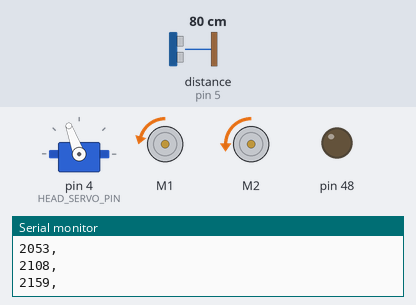
A sketch run on a simulated Arduino Leonardo, built for the host (arithmetic inside an expression is 32-bit, double 64-bit). On the bench: servo, 2 × DC motor (green arrow = forward, orange = backward, longer = faster), output pins drawn as LEDs (lit = HIGH), the last lines printed to the serial monitor. Wiring (inferred from the names in the program): ultrasonic range finder: trigger pin 11; echo pin 5. The test bench sets the inputs (shaded band); at power-on: distance to the obstacle (sensor on pin 5) 80 cm. The echo pulse lasts 58.3 µs per cm; pins used as bus, display or sensor lines are not drawn.

Above: at 2.2 s.
2.3 s: distance to the obstacle (sensor on pin 5) set to 2 cm
5.3 s: distance to the obstacle (sensor on pin 5) set to 120 cm
At 6.46 s:
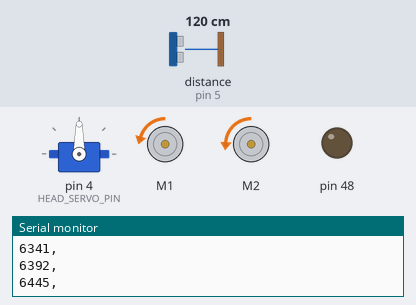
8.3 s: distance to the obstacle (sensor on pin 5) set to 4 cm
At 8.74 s:
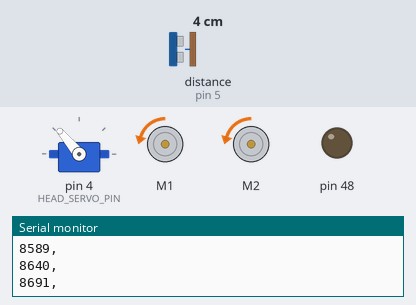
11.3 s: distance to the obstacle (sensor on pin 5) set to 250 cm
At 22.2 s:
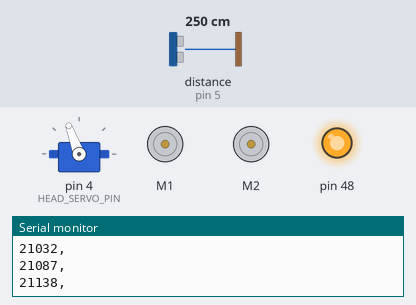
Timing chart, 0 to 22.6 s (numbered marks = the images above; inputs shaded):
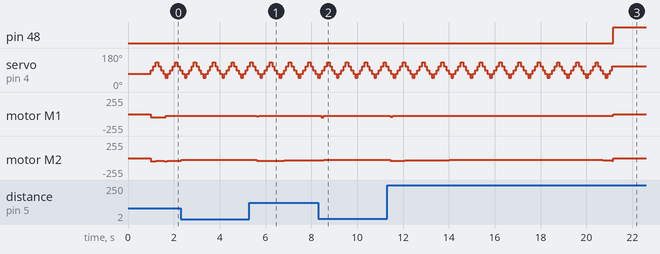

Measured:
- after the input at 5.3 s, motor M1: backward 25/255 → backward 36/255 after 0.32 s, → backward 25/255 0.09 s later; motor M2: backward 25/255 → backward 43/255 after 0.32 s, → backward 42/255 0.20 s later, → backward 41/255 0.24 s later, → backward 40/255 0.11 s later, … (11 changes in this stretch)
- after the input at 8.3 s, motor M1: backward 25/255 → backward 47/255 after 0.14 s, → backward 25/255 0.06 s later
- after the input at 11.3 s, pin 48: LOW → HIGH after 9.9 s; motor M1: backward 25/255 → backward 43/255 after 0.13 s, → backward 25/255 0.11 s later, → stopped 9.6 s later; motor M2: backward 25/255 → backward 40/255 after 0.13 s, → backward 39/255 0.35 s later, → backward 38/255 0.15 s later, → backward 33/255 0.14 s later, … (20 changes in this stretch)
- by itself, servo on pin 4 (HEAD_SERVO_PIN): repeats every 0.84 s: 70° 0.11 s, 50° 0.11 s, 70° 0.11 s, 90° 0.10 s, 110° 0.10 s, 130° 0.11 s, 110° 0.11 s, 90° 0.11 s, until it stays 110° from 21.1 s

The sketch:

pololu-seek-and-avoid.ino
```cpp
/**
 * Name: pololu_seek_and_avoid.ino
 * Created: 5/9/2022 12:36:13 AM
 * Authors: Thomas Diaz-Piedra, Scott Scherzer, Christopher Fioti
 *
 * All distance calculations done in CM.
 * All timer data will be in milliseconds
 * Time and delay for ulatrasonic sending and receiving pings will be MICROSECONDS. See Docs
 * Any reference to headServo will be for the sweeping servo the ultrasonic is attached to. Not a wheel motor.
 */

#include <Pololu3piPlus32U4.h>
#include <Servo.h>
#include "Coordinate.h"
#include "Timer.h"

using namespace Pololu3piPlus32U4;

Encoders encoders;
Buzzer buzzer;
Motors motors;
Servo headServo;

// pin assignments
const uint8_t TRIG_PIN = 11;
const uint8_t ECHO_PIN = 5;
const uint8_t HEAD_SERVO_PIN = 4;

/**
 * debug switches
 * Data outputted in CSV format
 * Disable to boost performance
 * If not using any, set CSV_PERIOD to 10,000 ms
 */

const bool LOC_DEBUG = false;        // localization
const bool ENCODER_DEBUG = false;    // wheel encoders
const bool MOTOR_DEBUG = false;      // wheel motors
const bool PID_DEBUG = false;        // pid and erros
const bool REP_FORCES_DEBUG = false; // repulsive forces containers
const bool HEAD_SERVO_DEBUG = false; // head servo pos, angle
const bool US_DEBUG = false;         // ultrasonic

/* scheduler data */

Timer usTimer(15ul);
Timer motorTimer(20ul);
Timer encoderTimer(20ul);
Timer headServoTimer(50ul);
Timer csvTimer(50ul);

bool servoMoving = false;

// misc constants
const double SPEED_OF_SOUND = 0.034;
constexpr int POS_LEN = 5; // default array length

/* head servo data */

bool sweepingClockwise = true; // sweeping right or left

// angles head servo can point
const int HEAD_POSITIONS[POS_LEN] = { 50, 70, 90, 110, 130 };

// index of arrays, init to 1, will cycle on start
int servoPosition = 1;

// angle servo is currently facing
int servoAngle = HEAD_POSITIONS[servoPosition];

/* us data */

// distance limits
const double MIN_DISTANCE = 2.0, MAX_DISTANCE = 80.0;

// time of round trip ping
unsigned long pingTimeDuration = 0ul;

// derived from duration
double pingDistance = 0.0;

// microsecond timeout (too far)
//const unsigned long PING_TIMEOUT = 38000ul;
const unsigned long PING_TIMEOUT = 5000ul;

// distance readings from each position
double distances[POS_LEN] = { MAX_DISTANCE, MAX_DISTANCE, MAX_DISTANCE, MAX_DISTANCE, MAX_DISTANCE };

/* encoder data */

// encoder counts
long countsL = 0l, countsR = 0l;

// previous counts
long prevCountsL = 0l, prevCountsR = 0l;

// distance traveled by wheel in cm
double distL = 0.0, distR = 0.0;

// previous distance traveled
double prevDistL = 0.0, prevDistR = 0.0;

// difference between current and previous distance traveled
double deltaDistL = 0.0, deltaDistR = 0.0;

// change in distance traveled between last 2 intervals
double deltaDistTotal = 0.0;

/* wheel data */

// wheel and encoder constants, turtle edition
const double CLICKS_PER_ROTATION = 12.0;

 const double GEAR_RATIO = 75.81; // turtle edition
//const double GEAR_RATIO = 29.86; // standard edition
const double WHEEL_DIAMETER = 3.2;

// cm traveled each gear tick
const double DIST_PER_TICK = (WHEEL_DIAMETER * PI) / (CLICKS_PER_ROTATION * GEAR_RATIO);

// distance between the 2 drive wheels from the center point of the contact patches
const double B = 8.5;

/* position data */

// positional polar coordinates
Coordinate pos;

// change in position between last 2 intervals
Coordinate deltaPos;

/* goal data */

// goal status
bool xAccepted = false, yAccepted = false, goalComplete = false;

// x y coordinates of goal
Coordinate goal(50.0, 80.0);

// allow a slight error within this range
const double GOAL_PRECISION = 1.0;

/* motor data */

// motor speed limits
const int MIN_SPEED = 40, MAX_SPEED = 80;

// wheelSpeed containers. Set by PID + Repulsive forces
double speedL = 0.0, speedR = 0.0;

/* PID data */

const double KP = 27.5;

// suggested PID correction
double gain = 0.0;

// current theta vs theta of goal. Derived from arctan
double angleError = 0.0;

// current linear distance from goal. Updated on motor period
double distanceError = 0.0;

/* repulsive fields data */

// repellant factor for obstacles
const double R_FORCE_FACTORS[POS_LEN] = { 0.10, 0.50, 2, 0.50, 0.10 };

// container for all forces
double rForcesAll[POS_LEN] = { MAX_DISTANCE, MAX_DISTANCE, MAX_DISTANCE, MAX_DISTANCE, MAX_DISTANCE };

// net repulsive force applied to plant
double rForceL = 0.0, rForceFwd = 0.0, rForceR = 0.0;

void setup()
{
  Serial.begin(9600);

  pinMode(ECHO_PIN, INPUT);
  pinMode(TRIG_PIN, OUTPUT);

  headServo.attach(HEAD_SERVO_PIN);

  // delete this block if not using robot backwards
  motors.flipLeftMotor(true);
  motors.flipRightMotor(true);
  encoders.flipEncoders(true);

  // if 0 can damage breadboard
  if (servoAngle != 0)
    headServo.write(servoAngle);

  // init errors
  distanceError = eucDistance(pos, goal);
  angleError = getAngleError(pos, goal);

  delay(1000ul); // dont you run away from me...
  //buzzer.play("c32");

  printDebugHeadings();
}

void loop()
{
  if (!goalComplete)
  {
    setServo();
    readUltrasonic(servoPosition);

    // calls localize, pid, repulsive forces after
    readEncoders();
    setMotors();

    printDebugData();
  }

  // sleep when done
  else if (goalComplete)
  {
    //buzzer.play("c32");
    motors.setSpeeds(0, 0);
    while (true)
    {
      ledGreen(true);
      delay(1000);
      ledGreen(false);
    }
  }
}

// util methods

/**
 * @brief Calculate Euclidian distance
 * @param p1 position
 * @param p2 goal
 * @return double distance from target points
 */
double eucDistance(Coordinate p1, Coordinate p2)
{
  return sqrt(sq(p2.x - p1.x) + sq(p2.y - p1.y));
}

/**
 * @brief Get the Angle Error of robot vs target
 * @param p position
 * @param g goal
 * @return double error of orientation
 */
double getAngleError(Coordinate p, Coordinate g)
{
  return p.theta - atan2(g.y - p.y, g.x - p.x);
}

/**
 * @brief check max and min for an input value
 * @param input distance, speed, voltage, etc
 * @param min floor value
 * @param max ceiling value
 * @returns int modified value of bounds exceeded
 */
int handleLimit(int input, int min, int max)
{
  if (input <= min)
    input = min;
  else if (input >= max)
    input = max;

  return input;
}

/**
 * @brief check status of goals.
 * @param p position
 * @param g goal
 * @param errorThreshold value to adjust goal
 * @return true both accepted within acceptable goal
 * @return false not within acceptable goal
 */
bool checkGoalStatus(Coordinate p, Coordinate g, double errorThreshold)
{
  xAccepted = g.x - errorThreshold <= p.x && goal.x + errorThreshold >= p.x;
  yAccepted = g.y - errorThreshold <= p.y && goal.y + errorThreshold >= p.y;

  // check completed goal and set status
  return (xAccepted && yAccepted);
}

/**
 * @brief Get the Distance From TOF of ping
 * @param tof ping time duration
 * @param max value to return if timeout
 * @return double distance of ping
 */
double getDistanceFromTOF(unsigned long tof, double max)
{
  // handle timeout from US
  if (tof == 0ul)
    return max;

  else
    return tof * SPEED_OF_SOUND / 2.0;
}

/**
 * @brief Set the Servo object.
 * 1. Cycle position
 * 2. Write angle from head position array
 * 3. Move, wait for time to finish, reset switch
 */
void setServo()
{
  if (headServoTimer.ready() && !servoMoving)
  {
    // block ultrasonic
    servoMoving = true;

    // get next position
    servoPosition = cyclePosition(servoPosition);
    servoAngle = HEAD_POSITIONS[servoPosition];

    headServo.write(servoAngle);

    headServoTimer.reset();
  }

  // allow servo to finish sweep
  else if (headServoTimer.ready() && servoMoving)
  {
    servoMoving = false;
    headServoTimer.reset();
  }
}

// cycle through HEAD_POSITIONS array
int cyclePosition(int posItr)
{
  // check bounds, toggle sweep
  if (posItr == 0 || posItr == POS_LEN - 1)
    sweepingClockwise = !sweepingClockwise;

  // CW: start at 0 then ascend
  if (sweepingClockwise)
    return (POS_LEN + posItr + 1) % POS_LEN;

  // CCW: start at 6 then decend
  else
    return (POS_LEN + posItr - 1) % POS_LEN;
}

/**
 * @brief call US methods to calculate distance
 * @param posItr current index of head positions array
 */
void readUltrasonic(int posItr)
{
  // send one ping, write to correct index
  if (usTimer.ready() && !servoMoving)
  {
    pingDistance = sendPing();

    pingDistance = handleLimit(pingDistance, MIN_DISTANCE, MAX_DISTANCE);

    // write data
    distances[posItr] = pingDistance;

    usTimer.reset();
  }
}

/**
 * @brief send US ping to determine distance
 * @returns pingDistance total TOF
 */
double sendPing()
{
  // set trigger pin to low voltage
  digitalWrite(TRIG_PIN, LOW);
  delayMicroseconds(2);

  // activate trigger pin for 10 microseconds
  digitalWrite(TRIG_PIN, HIGH);
  delayMicroseconds(10);

  // clear trigger pin
  digitalWrite(TRIG_PIN, LOW);

  // read echo pin and read second wave travel time
  pingTimeDuration = pulseIn(ECHO_PIN, HIGH, PING_TIMEOUT);

  pingTimeDuration = getDistanceFromTOF(pingTimeDuration, MAX_DISTANCE);

  return pingTimeDuration;
}

/**
 * @brief Read encoder data to calculate the distance traveled
 * @returns void sets encoder variables for localization calculation
 */
void readEncoders()
{
  if (encoderTimer.ready())
  {
    // read current encoder count
    countsL += encoders.getCountsAndResetLeft();
    countsR += encoders.getCountsAndResetRight();

    // update the distance traveled by each wheel
    distL += (countsL - prevCountsL) * DIST_PER_TICK;
    distR += (countsR - prevCountsR) * DIST_PER_TICK;

    // get change of current and previous distance traveled
    deltaDistL = distL - prevDistL;
    deltaDistR = distR - prevDistR;

    // write previous encoder count
    prevCountsL = countsL;
    prevCountsR = countsR;

    // write previous distance traveled
    prevDistL = distL;
    prevDistR = distR;

    // send encoder data to calculate x,y,theta position
    localize(servoPosition);

    encoderTimer.reset();
  }
}

/**
 * @brief Update the robots current position using wheel encoder data.
 * After localized, will call PID, repulsiveForces and check goal status
 * @param posItr servo position to write to array
 * @returns void updates position
 */
void localize(int posItr)
{
  // change in distance traveled
  deltaDistTotal = (deltaDistL + deltaDistR) / 2.0;

  // change in orientation
  deltaPos.theta = (deltaDistR - deltaDistL) / B;

  // get polar coordinates of x and y
  deltaPos.x = deltaDistTotal * cos(pos.theta + deltaPos.theta / 2);
  deltaPos.y = deltaDistTotal * sin(pos.theta + deltaPos.theta / 2);

  // update coordinates
  pos.x += deltaPos.x;
  pos.y += deltaPos.y;
  pos.theta += deltaPos.theta;

  // send position data to PID controller to get a correction
  gain = getPID(pos, goal);

  getRepulsiveForces(posItr);

  goalComplete = checkGoalStatus(pos, goal, GOAL_PRECISION);
}

/**
 * @brief get a proportionate correction based on current theta vs goal
 * @param p position
 * @param g goal
 * @returns double proportional angle correction
 */
double getPID(Coordinate p, Coordinate g)
{
  // distance error magnitude
  distanceError = eucDistance(p, g);

  // error magnitude: current state - target state
  angleError = getAngleError(p, g);

  return KP * angleError;
}

/**
 * @brief Calculate all repulsive forces in the environment
 * @param posItr current head pos
 */
void getRepulsiveForces(int posItr)
{
  // ex 80 - 75 * 1 = 5 (very small, far away)
  // ex 80 - 5 * 1 = 75 (very close, apply large force)
  rForcesAll[posItr] = (MAX_DISTANCE - distances[posItr]) * R_FORCE_FACTORS[posItr];

  rForceL = rForcesAll[0] + rForcesAll[1];
  rForceFwd = rForcesAll[2];
  rForceR = rForcesAll[3] + rForcesAll[4];
}

/**
 * @brief set motor speeds using attractive and repulsive fields.
 * Always add to left, subtract from right to avoid zigzag when crossing y axis
 * 1. gain > 0, gain will be negative when adding (turn right).
 *  - left + (-30) decreasing, right - (-30) increasing
 * 2. gain < 0, gain will be positive when adding (turn left).
 *  - left + (+30) increasing, right - (+30) decreasing
 * @returns void. sets left and right global wheelspeeds.
 */
void setMotors()
{
  if (motorTimer.ready())
  {
    speedL = MIN_SPEED + gain + rForceL;
    speedR = MIN_SPEED - gain + rForceR;

    // handle fwd forces. Slow down
    speedL = speedL - rForceFwd;
    speedR = speedR - rForceFwd;

    speedL = handleLimit(speedL, MIN_SPEED, MAX_SPEED);
    speedR = handleLimit(speedR, MIN_SPEED, MAX_SPEED);

    // do not adjust regardless of fwd or backwards use
    motors.setSpeeds(speedL, speedR);

    motorTimer.reset();
  }
}

// headings for csv export
void printDebugHeadings()
{
  Serial.print("\n"); // nextline

  // localization
  if (LOC_DEBUG)
  {
    Serial.print("timestamp,");
    Serial.print("X,");
    Serial.print("Y,");
    Serial.print("theta,");
  }

  // pid
  if (PID_DEBUG)
  {
    Serial.print("dError,");
    Serial.print("aError,");
    Serial.print("gain, ");
  }

  // motors
  if (MOTOR_DEBUG)
  {
    Serial.print("speedL,");
    Serial.print("speedR,");
    Serial.print("t1,");
    Serial.print("t2,");
    Serial.print("ready,");
    Serial.print("running,");
    Serial.print("blocked,");
  }

  // encoders
  if (ENCODER_DEBUG)
  {
    Serial.print("countsL,");
    Serial.print("countsR,");
    Serial.print("prevCountsL,");
    Serial.print("prevCountsL,");
    Serial.print("distL,");
    Serial.print("distR,");
    Serial.print("prevDistL,");
    Serial.print("prevDistR,");
    Serial.print("deltaDistL,");
    Serial.print("deltaDistR,");
    Serial.print("deltaDist,");
    Serial.print("t1,");
    Serial.print("t2,");
    Serial.print("ready,");
    Serial.print("running,");
    Serial.print("blocked,");
  }

  // head servo
  if (HEAD_SERVO_DEBUG)
  {
    Serial.print("sweepCW,");
    Serial.print("sAngle,");
    Serial.print("sPos,");
    Serial.print("t1,");
    Serial.print("t2,");
    Serial.print("ready,");
    Serial.print("running,");
    Serial.print("blocked,");
  }

  // ultrasonic
  if (US_DEBUG)
  {
    Serial.print("pTimeDuration,");
    Serial.print("pDistance,");
    Serial.print("[0],");
    Serial.print("[1],");
    Serial.print("[2],");
    Serial.print("[3],");
    Serial.print("[4],");
    Serial.print("t1,");
    Serial.print("t2,");
    Serial.print("ready,");
    Serial.print("running,");
    Serial.print("blocked,");
  }

  // repulsive feilds
  if (REP_FORCES_DEBUG)
  {
    Serial.print("rForceL,");
    Serial.print("rForceFwd,");
    Serial.print("rForceR,");
    Serial.print("[0],");
    Serial.print("[1],");
    Serial.print("[2],");
    Serial.print("[3],");
    Serial.print("[4],");
  }

  Serial.println(__TIMESTAMP__);
}

// export csv data for plotting and tuning
void printDebugData()
{
  if (csvTimer.ready())
  {
    // current timestamp
    Serial.print(csvTimer.t1);
    Serial.print(",");

    // localization
    if (LOC_DEBUG)
    {
      Serial.print(pos.x);
      Serial.print(",");
      Serial.print(pos.y);
      Serial.print(",");
      Serial.print(pos.theta);
      Serial.print(",");
    }

    // pid
    if (PID_DEBUG)
    {
      Serial.print(distanceError);
      Serial.print(",");
      Serial.print(angleError);
      Serial.print(",");
      Serial.print(gain);
      Serial.print(",");
    }

    // motors
    if (MOTOR_DEBUG)
    {
      Serial.print(speedL);
      Serial.print(",");
      Serial.print(speedR);
      Serial.print(",");
      Serial.print(motorTimer.t1);
      Serial.print(",");
      Serial.print(motorTimer.t2);
      Serial.print(",");
    }

    // encoders
    if (ENCODER_DEBUG)
    {
      Serial.print(countsL);
      Serial.print(",");
      Serial.print(countsR);
      Serial.print(",");
      Serial.print(prevCountsL);
      Serial.print(",");
      Serial.print(prevCountsR);
      Serial.print(",");
      Serial.print(distL);
      Serial.print(",");
      Serial.print(distR);
      Serial.print(",");
      Serial.print(prevDistL);
      Serial.print(",");
      Serial.print(prevDistR);
      Serial.print(",");
      Serial.print(deltaDistL);
      Serial.print(",");
      Serial.print(deltaDistR);
      Serial.print(",");
      Serial.print(deltaDistTotal);
      Serial.print(",");
      Serial.print(encoderTimer.t1);
      Serial.print(",");
      Serial.print(encoderTimer.t2);
      Serial.print(",");
    }

    // head servo
    if (HEAD_SERVO_DEBUG)
    {
      Serial.print(sweepingClockwise);
      Serial.print(",");
      Serial.print(servoAngle);
      Serial.print(",");
      Serial.print(servoPosition);
      Serial.print(",");
      Serial.print(headServoTimer.t1);
      Serial.print(",");
      Serial.print(headServoTimer.t2);
      Serial.print(",");
    }

    // ultrasonic
    if (US_DEBUG)
    {
      Serial.print(pingTimeDuration);
      Serial.print(",");
      Serial.print(pingDistance);
      Serial.print(",");
      Serial.print(distances[0]);
      Serial.print(",");
      Serial.print(distances[1]);
      Serial.print(",");
      Serial.print(distances[2]);
      Serial.print(",");
      Serial.print(distances[3]);
      Serial.print(",");
      Serial.print(distances[4]);
      Serial.print(",");
      Serial.print(usTimer.t1);
      Serial.print(",");
      Serial.print(usTimer.t2);
      Serial.print(",");
    }

    // repulsive feilds
    if (REP_FORCES_DEBUG)
    {
      Serial.print(rForceL);
      Serial.print(",");
      Serial.print(rForceFwd);
      Serial.print(",");
      Serial.print(rForceR);
      Serial.print(",");
      Serial.print(rForcesAll[0]);
      Serial.print(",");
      Serial.print(rForcesAll[1]);
      Serial.print(",");
      Serial.print(rForcesAll[2]);
      Serial.print(",");
      Serial.print(rForcesAll[3]);
      Serial.print(",");
      Serial.print(rForcesAll[4]);
      Serial.print(",");
    }

    Serial.print("\n");

    csvTimer.reset();
  }
}
```

Coordinate.cpp
```cpp
//
//
//

#include "Coordinate.h"

Coordinate::Coordinate() {
	x = 0.0;
	y = 0.0;
	theta = 0.0;
}

Coordinate::Coordinate(double _x, double _y, double _theta = NULL) {
	x = _x;
	y = _y;
	theta = _theta;
}
```

Timer.cpp
```cpp
//
//
//

#include "Timer.h"

Timer::Timer(unsigned long _period)
{
  period = _period;
}

bool Timer::ready()
{
  t1 = millis();
  return t1 > t2 + period;
}

void Timer::reset()
{ t2 = t1; }
```

Source omitted: Coordinate.h (311 bytes), Timer.h (307 bytes)
